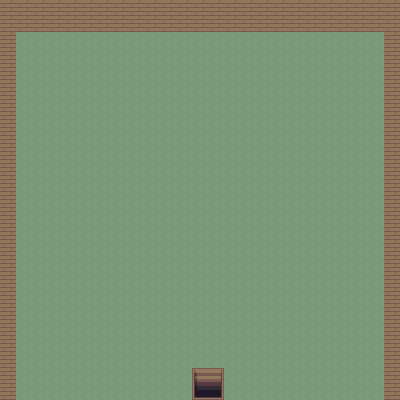

A level layout from a 2D game, rendered from its tile map. Below: a short description, then the map file with its tile-grid data intact:
An orthogonal 25x25 tile map with 16x16 px tiles, 2 tile layers (Ground, Collisions).

<map version="1.8" tiledversion="1.8.5" orientation="orthogonal" renderorder="left-down" width="25" height="25" tilewidth="16" tileheight="16" infinite="0" nextlayerid="4" nextobjectid="1">
 <tileset firstgid="1" source="Inner.tsx" />
 <layer id="1" name="Ground" width="25" height="25">
  <data encoding="csv">
41,41,41,41,41,41,41,41,41,41,41,41,41,41,41,41,41,41,41,41,41,41,41,41,41,
41,41,41,41,41,41,41,41,41,41,41,41,41,41,41,41,41,41,41,41,41,41,41,41,41,
41,322,322,322,322,322,322,322,322,322,322,322,322,322,322,322,322,322,322,322,322,322,322,322,41,
41,322,322,322,322,322,322,322,322,322,322,322,322,322,322,322,322,322,322,322,322,322,322,322,41,
41,322,322,322,322,322,322,322,322,322,322,322,322,322,322,322,322,322,322,322,322,322,322,322,41,
41,322,322,322,322,322,322,322,322,322,322,322,322,322,322,322,322,322,322,322,322,322,322,322,41,
41,322,322,322,322,322,322,322,322,322,322,322,322,322,322,322,322,322,322,322,322,322,322,322,41,
41,322,322,322,322,322,322,322,322,322,322,322,322,322,322,322,322,322,322,322,322,322,322,322,41,
41,322,322,322,322,322,322,322,322,322,322,322,322,322,322,322,322,322,322,322,322,322,322,322,41,
41,322,322,322,322,322,322,322,322,322,322,322,322,322,322,322,322,322,322,322,322,322,322,322,41,
41,322,322,322,322,322,322,322,322,322,322,322,322,322,322,322,322,322,322,322,322,322,322,322,41,
41,322,322,322,322,322,322,322,322,322,322,322,322,322,322,322,322,322,322,322,322,322,322,322,41,
41,322,322,322,322,322,322,322,322,322,322,322,322,322,322,322,322,322,322,322,322,322,322,322,41,
41,322,322,322,322,322,322,322,322,322,322,322,322,322,322,322,322,322,322,322,322,322,322,322,41,
41,322,322,322,322,322,322,322,322,322,322,322,322,322,322,322,322,322,322,322,322,322,322,322,41,
41,322,322,322,322,322,322,322,322,322,322,322,322,322,322,322,322,322,322,322,322,322,322,322,41,
41,322,322,322,322,322,322,322,322,322,322,322,322,322,322,322,322,322,322,322,322,322,322,322,41,
41,322,322,322,322,322,322,322,322,322,322,322,322,322,322,322,322,322,322,322,322,322,322,322,41,
41,322,322,322,322,322,322,322,322,322,322,322,322,322,322,322,322,322,322,322,322,322,322,322,41,
41,322,322,322,322,322,322,322,322,322,322,322,322,322,322,322,322,322,322,322,322,322,322,322,41,
41,322,322,322,322,322,322,322,322,322,322,322,322,322,322,322,322,322,322,322,322,322,322,322,41,
41,322,322,322,322,322,322,322,322,322,322,322,322,322,322,322,322,322,322,322,322,322,322,322,41,
41,322,322,322,322,322,322,322,322,322,322,322,322,322,322,322,322,322,322,322,322,322,322,322,41,
41,322,322,322,322,322,322,322,322,322,322,322,601,602,322,322,322,322,322,322,322,322,322,322,41,
41,322,322,322,322,322,322,322,322,322,322,322,641,642,322,322,322,322,322,322,322,322,322,322,41
</data>
 </layer>
 <layer id="2" name="Collisions" width="25" height="25">
  <data encoding="csv">
0,0,0,0,0,0,0,0,0,0,0,0,0,0,0,0,0,0,0,0,0,0,0,0,0,
0,0,0,0,0,0,0,0,0,0,0,0,0,0,0,0,0,0,0,0,0,0,0,0,0,
0,0,0,0,0,0,0,0,0,0,0,0,0,0,0,0,0,0,0,0,0,0,0,0,0,
0,0,0,0,0,0,0,0,0,0,0,0,0,0,0,0,0,0,0,0,0,0,0,0,0,
0,0,0,0,0,0,0,0,0,0,0,0,0,0,0,0,0,0,0,0,0,0,0,0,0,
0,0,0,0,0,0,0,0,0,0,0,0,0,0,0,0,0,0,0,0,0,0,0,0,0,
0,0,0,0,0,0,0,0,0,0,0,0,0,0,0,0,0,0,0,0,0,0,0,0,0,
0,0,0,0,0,0,0,0,0,0,0,0,0,0,0,0,0,0,0,0,0,0,0,0,0,
0,0,0,0,0,0,0,0,0,0,0,0,0,0,0,0,0,0,0,0,0,0,0,0,0,
0,0,0,0,0,0,0,0,0,0,0,0,0,0,0,0,0,0,0,0,0,0,0,0,0,
0,0,0,0,0,0,0,0,0,0,0,0,0,0,0,0,0,0,0,0,0,0,0,0,0,
0,0,0,0,0,0,0,0,0,0,0,0,0,0,0,0,0,0,0,0,0,0,0,0,0,
0,0,0,0,0,0,0,0,0,0,0,0,0,0,0,0,0,0,0,0,0,0,0,0,0,
0,0,0,0,0,0,0,0,0,0,0,0,0,0,0,0,0,0,0,0,0,0,0,0,0,
0,0,0,0,0,0,0,0,0,0,0,0,0,0,0,0,0,0,0,0,0,0,0,0,0,
0,0,0,0,0,0,0,0,0,0,0,0,0,0,0,0,0,0,0,0,0,0,0,0,0,
0,0,0,0,0,0,0,0,0,0,0,0,0,0,0,0,0,0,0,0,0,0,0,0,0,
0,0,0,0,0,0,0,0,0,0,0,0,0,0,0,0,0,0,0,0,0,0,0,0,0,
0,0,0,0,0,0,0,0,0,0,0,0,0,0,0,0,0,0,0,0,0,0,0,0,0,
0,0,0,0,0,0,0,0,0,0,0,0,0,0,0,0,0,0,0,0,0,0,0,0,0,
0,0,0,0,0,0,0,0,0,0,0,0,0,0,0,0,0,0,0,0,0,0,0,0,0,
0,0,0,0,0,0,0,0,0,0,0,0,0,0,0,0,0,0,0,0,0,0,0,0,0,
0,0,0,0,0,0,0,0,0,0,0,0,0,0,0,0,0,0,0,0,0,0,0,0,0,
0,0,0,0,0,0,0,0,0,0,0,0,0,0,0,0,0,0,0,0,0,0,0,0,0,
0,0,0,0,0,0,0,0,0,0,0,0,0,0,0,0,0,0,0,0,0,0,0,0,0
</data>
 </layer>
 <objectgroup id="3" name="Collisions Mask" />
</map>
